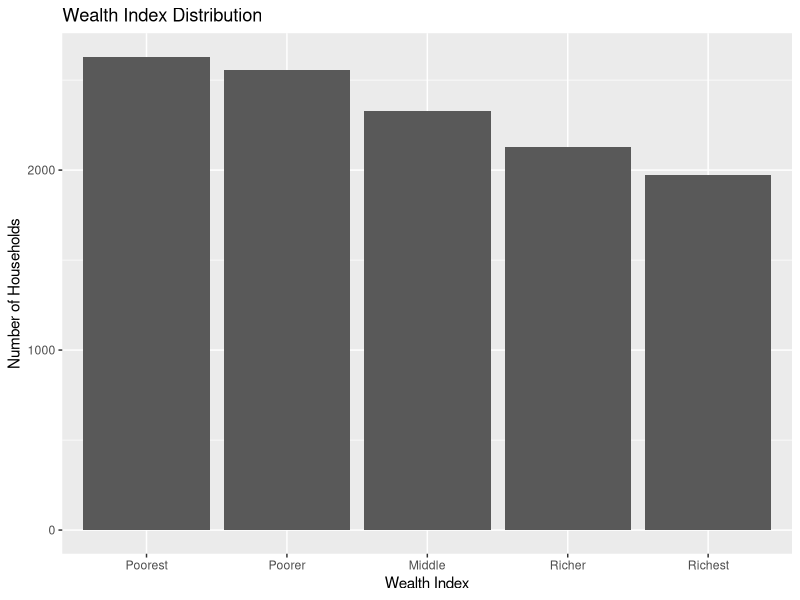

R code for this plot:
## ---- chunk 1
library(readr)
library(tidyr)
library(ggplot2)
## ---- chunk 2
household <- read.table(file="household.csv", sep=";", header = TRUE, na.strings = c("" , " ","\t ", "Missing" ))

## ---- chunk 3
household <- household[, -1]  # drop case id
## ---- chunk 4
household <- household[-which(household$house_ownership == "Other"), ]
## ---- chunk 5
nrow(household)
## ---- chunk 6
sum(!complete.cases(household))
## ---- chunk 7
household <- na.omit(household)
## ---- chunk 8
nrow(household)
## ---- chunk 9
head(household$region_combined)

household <- separate(household, region_combined, c("cardinal_direction", "region", "settlement"), sep = '-')
household$cardinal_direction <- as.factor(household$cardinal_direction)
household$region <- as.factor(household$region)
household$settlement <- as.factor(household$settlement)

head(household[, 2:4])
## ---- chunk 10
# Refactor levels of wealth index
household$wealth_index <- factor(household$wealth_index, 
                                 levels = c("Poorest", "Poorer", "Middle", "Richer", "Richest"))
levels(household$wealth_index)
## ---- chunk 11
# Rate of related attributes
household$man_member_rate = (household$household_member - household$woman_member) / household$household_member
household$woman_member_rate = household$woman_member / household$household_member
household$child_member_rate = household$children_under_5 / household$household_member
household$bedroom_rate = household$bedroom_number / household$rooms_number

# Drop duplicated columns with rate values
household <- household[ , -which(names(household) %in% c("woman_member",  # woman_member_rate
                                                         "children_under_5", # children_member_rate
                                                         "bedroom_number"))]  # bedroom_rate
## ---- chunk 12
ggplot(household, aes(x = wealth_index)) + geom_bar() + 
        xlab("Wealth Index") + ylab("Number of Households") + 
        ggtitle(label = "Wealth Index Distribution")
      
## ---- chunk 13
summary(household[, c("refrigerator", "garbage_grinder", "washing_machine", "washer_dryer", 
                      "home_theather", "mobile_phone", "taxi_minibus", "tractor", "motorcycle")])
## ---- chunk 14
household <- household[ , -which(names(household) %in% c("refrigerator", "garbage_grinder",
                                                         "washing_machine", "washer_dryer", 
                                                         "home_theather", "mobile_phone",
                                                         "taxi_minibus", "tractor", "motorcycle"))]
## ---- chunk 15
# Plot distribution of data
# for(colnm in colnames(household)) {
#   print(ggplot(household, aes_string(x = colnm)) +
#           geom_bar() + ylab("Number of Households"))
# }

# for(colmn in colnames(household)) {
#   tbl <- table(household$wealth_index, household[,colmn])
#   tbl <- tbl / rowSums(tbl)
#   conf_matrix <- as.data.frame(tbl)
#   print(
#     ggplot(data =  conf_matrix, mapping = aes(x = Var1, y = Var2)) +
#       xlab("wealth_index") + ylab(colmn) + 
#       geom_tile(aes(fill = Freq)) +
#       geom_text(aes(label = sprintf("%0.4f", Freq)), vjust = 1) +
#       scale_fill_gradient(low = "blue",
#                           high = "red",
#                           trans = "log")
#   )
# }
